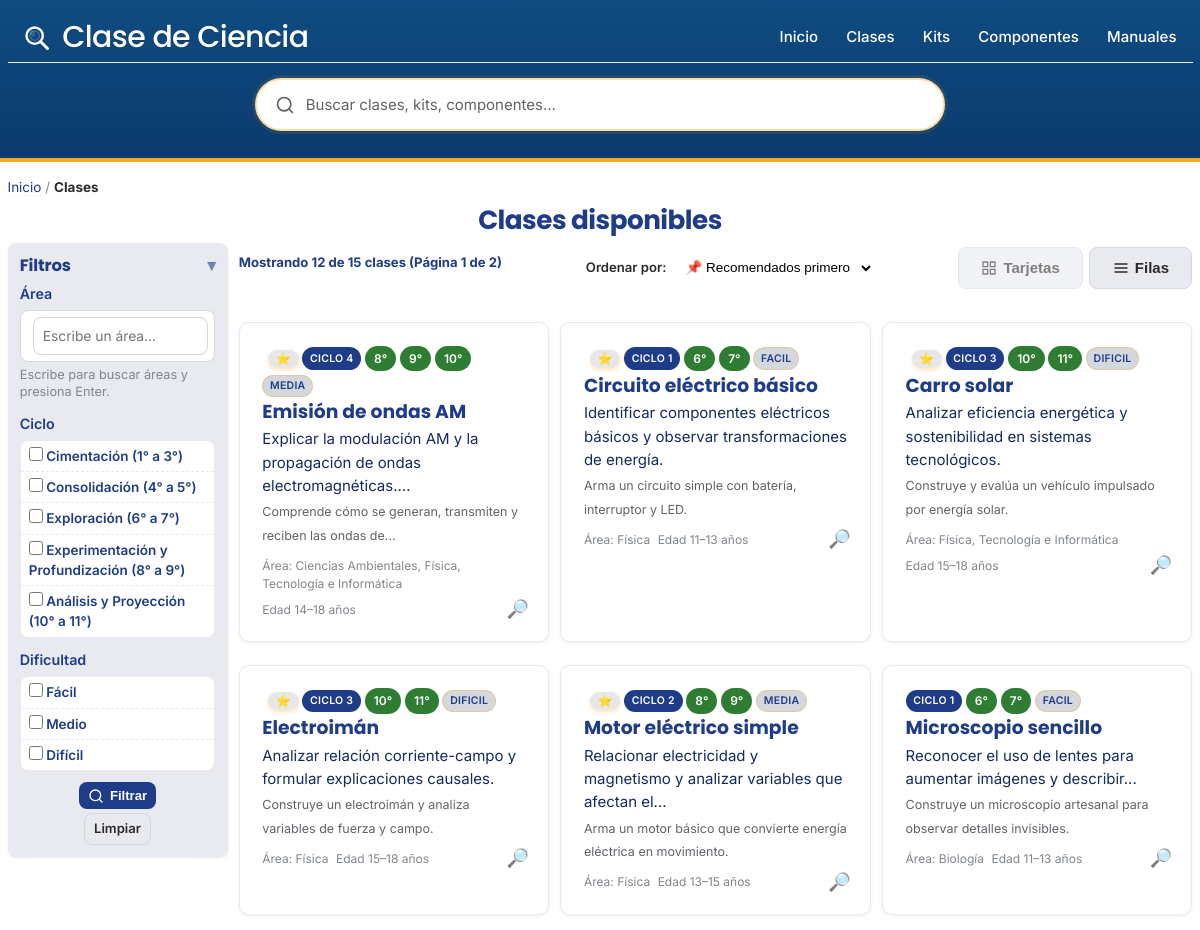
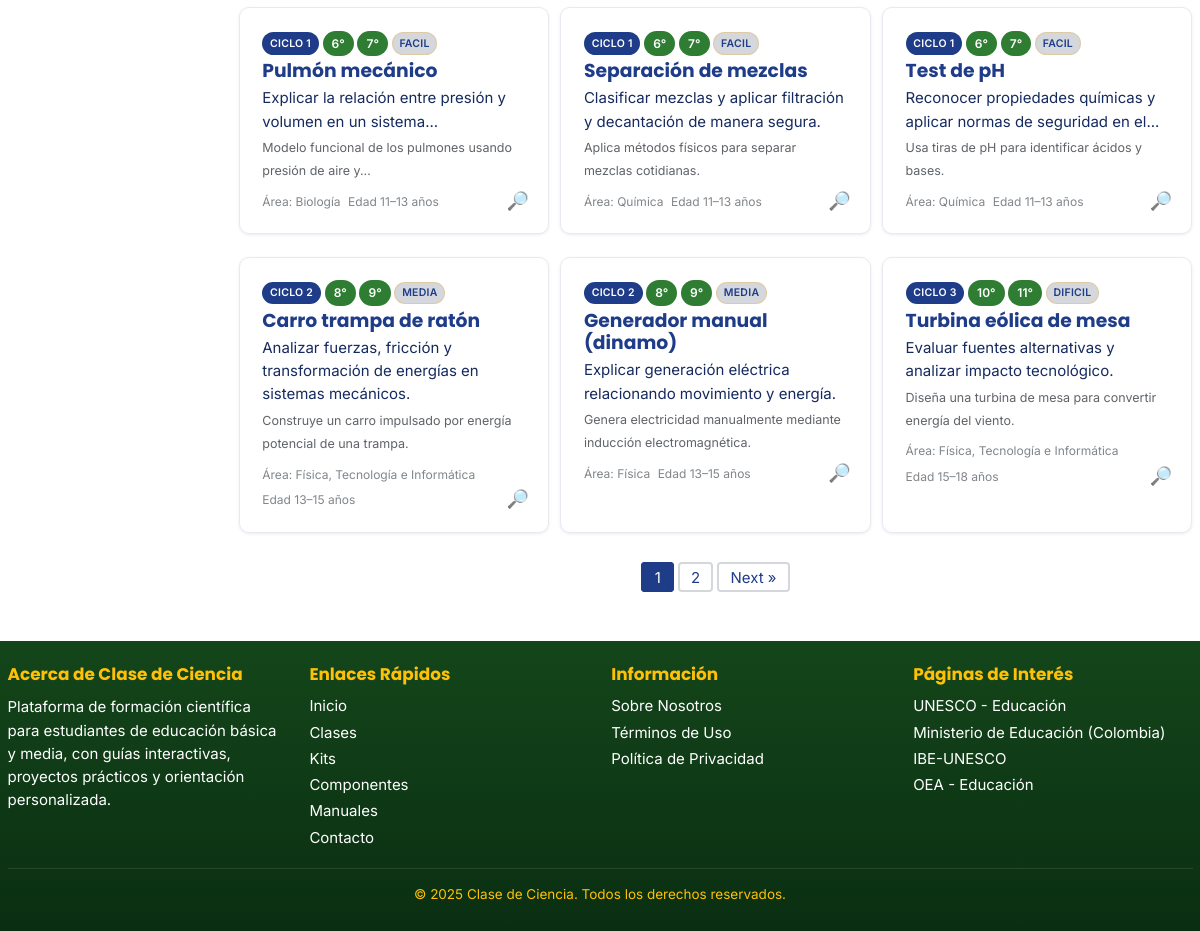
The app's page /clases with its own data (2 pictures, top to bottom).
### tables this page shows
CREATE TABLE `ciclos` (
  `id` int(11) NOT NULL,
  `numero` int(11) NOT NULL COMMENT 'Número de ciclo (0-5)',
  `nombre` varchar(100) NOT NULL COMMENT 'Nombre del ciclo (ej: Exploración)',
  `slug` varchar(100) NOT NULL COMMENT 'URL-friendly identifier',
  `edad_min` int(11) NOT NULL COMMENT 'Edad mínima en años',
  `edad_max` int(11) NOT NULL COMMENT 'Edad máxima en años',
  `grados` longtext NOT NULL COMMENT 'Array JSON de grados (ej: [6,7])',
  `grados_texto` varchar(100) DEFAULT NULL COMMENT 'Representación textual de grados (ej: 6° a 7°)',
  `proposito` text NOT NULL COMMENT 'Propósito educativo del ciclo',
  `explicacion` text DEFAULT NULL COMMENT 'Explicación detallada del ciclo',
  `nivel_educativo` varchar(100) DEFAULT NULL COMMENT 'Equivalencia en sistema colombiano',
  `isced_level` varchar(20) DEFAULT NULL COMMENT 'Código UNESCO ISCED',
  `activo` tinyint(1) NOT NULL DEFAULT 1 COMMENT 'Si el ciclo está activo para uso',
  `orden` int(11) NOT NULL DEFAULT 0 COMMENT 'Orden de visualización'
);

CREATE TABLE `clases` (
  `id` int(11) NOT NULL,
  `nombre` varchar(180) NOT NULL,
  `slug` varchar(180) NOT NULL,
  `ciclo` tinyint(1) NOT NULL,
  `grados` longtext DEFAULT NULL CHECK (json_valid(`grados`)),
  `dificultad` varchar(32) DEFAULT NULL,
  `duracion_minutos` int(11) DEFAULT NULL,
  `resumen` text DEFAULT NULL,
  `objetivo_aprendizaje` text DEFAULT NULL,
  `imagen_portada` varchar(255) DEFAULT NULL,
  `video_portada` varchar(255) DEFAULT NULL,
  `seguridad` longtext DEFAULT NULL CHECK (json_valid(`seguridad`)),
  `seo_title` varchar(160) DEFAULT NULL,
  `seo_description` varchar(255) DEFAULT NULL,
  `activo` tinyint(1) NOT NULL DEFAULT 1,
  `destacado` tinyint(1) NOT NULL DEFAULT 0,
  `orden_popularidad` int(11) NOT NULL DEFAULT 0,
  `status` enum('draft','published') NOT NULL DEFAULT 'draft',
  `published_at` datetime DEFAULT NULL,
  `autor` varchar(120) DEFAULT NULL,
  `contenido_html` mediumtext DEFAULT NULL,
  `created_at` datetime NOT NULL DEFAULT current_timestamp(),
  `updated_at` datetime NOT NULL DEFAULT current_timestamp() ON UPDATE current_timestamp()
);

### clases.php (the view, shortened to what the rows shown need)
<?php
require_once 'config.php';
require_once 'includes/functions.php';
function cdc_get_ciclos($pdo, $activo_only = true) {
    $sql = "SELECT numero, nombre, slug, grados_texto, edad_min, edad_max, activo, orden FROM ciclos ";
    if ($activo_only) $sql .= "WHERE activo = 1 ";
    $sql .= "ORDER BY orden ASC, numero ASC";
    $stmt = $pdo->query($sql);
    return $stmt->fetchAll();
}
function cdc_word_limit($text, $max_words = 10) {
    $t = trim(strip_tags((string)$text));
    $words = preg_split('/\s+/u', $t, -1, PREG_SPLIT_NO_EMPTY);
    if (!$words || count($words) <= (int)$max_words) return $t;
    $slice = array_slice($words, 0, (int)$max_words);
    return implode(' ', $slice) . '...';
}
function cdc_get_proyectos($pdo, $filters = [], $limit = 12, $offset = 0) {
    $params = [];
    $where = ["c.activo = 1"];
    $joins = [
        "LEFT JOIN clase_areas ca ON ca.clase_id = c.id",
        "LEFT JOIN areas a ON a.id = ca.area_id"
    ];
    $sort = $filters['sort'] ?? 'recomendados';
    if ($sort === 'recientes') { $order_by = "ORDER BY c.updated_at DESC, c.destacado DESC"; }
    elseif ($sort === 'grado') { $order_by = "ORDER BY JSON_EXTRACT(c.grados, '$[0]') ASC, c.destacado DESC"; }
    else { $order_by = "ORDER BY c.destacado DESC, c.orden_popularidad DESC, c.updated_at DESC"; }
    $sql = "SELECT c.*, GROUP_CONCAT(DISTINCT a.nombre SEPARATOR ', ') AS areas_nombres
            FROM clases c
            " . implode(' ', array_unique($joins)) . "
            WHERE " . implode(' AND ', $where) . "
            GROUP BY c.id
            " . $order_by . "
            LIMIT ? OFFSET ?";
    $params[] = (int)$limit; $params[] = (int)$offset;
    $stmt = $pdo->prepare($sql);
    $stmt->execute($params);
    return $stmt->fetchAll();
}
$filters = [];
$q = trim($_GET['q'] ?? '');
$ciclos_validos = array_column(cdc_get_ciclos($pdo, true), 'numero');
$view = isset($_GET['view']) && in_array($_GET['view'], ['cards','rows'], true) ? $_GET['view'] : 'cards';
$proyectos = [];
if ($q !== '' && empty($filters)) {
    try {
        $stmt = $pdo->query("SELECT c.*,
            GROUP_CONCAT(DISTINCT a.nombre ORDER BY a.nombre SEPARATOR ', ') AS areas,
            GROUP_CONCAT(DISTINCT comp.nombre ORDER BY comp.nombre SEPARATOR ' | ') AS competencias,
            GROUP_CONCAT(DISTINCT ct.tag ORDER BY ct.tag SEPARATOR ', ') AS tags
            FROM clases c
            LEFT JOIN clase_areas ca ON ca.clase_id = c.id
            LEFT JOIN areas a ON a.id = ca.area_id
            LEFT JOIN clase_competencias cc ON cc.clase_id = c.id
            LEFT JOIN competencias comp ON comp.id = cc.competencia_id
            LEFT JOIN clase_tags ct ON ct.clase_id = c.id
            WHERE c.activo = 1
            GROUP BY c.id
            ORDER BY c.destacado DESC, c.orden_popularidad DESC, c.updated_at DESC");
        $clases = $stmt->fetchAll(PDO::FETCH_ASSOC) ?: [];
        $normalize = function($text) {
            $text = strtolower((string)$text);
            $text = str_replace(['á','é','í','ó','ú','ñ','ü'], ['a','e','i','o','u','n','u'], $text);
            return $text;
        };
        $qn = $normalize($q);
        foreach ($clases as $clase) {
            $grados_array = json_decode($clase['grados'] ?? '[]', true) ?: [];
            $grados_texto = !empty($grados_array) ? implode('°, ', $grados_array) . '°' : '';
            $ciclos_nombres = [1 => 'Ciclo 1: Exploración', 2 => 'Ciclo 2: Experimentación', 3 => 'Ciclo 3: Análisis'];
            $ciclo_nombre = $ciclos_nombres[(int)$clase['ciclo']] ?? ('Ciclo ' . (int)$clase['ciclo']);
            $dmap = ['facil'=>'Fácil','media'=>'Media','dificil'=>'Difícil','medio'=>'Medio'];
            $dificultad_label = $dmap[$normalize($clase['dificultad'])] ?? ucfirst($clase['dificultad']);
            $keywords = [];
            foreach ($grados_array as $g) { $keywords[] = 'grado ' . $g; $keywords[] = $g . ' grado'; $keywords[] = 'grado' . $g; }
            $keywords[] = 'ciclo ' . $clase['ciclo']; $keywords[] = 'ciclo' . $clase['ciclo'];
            if (!empty($clase['competencias'])) {
                $comps = explode(' | ', $clase['competencias']);
                foreach ($comps as $comp) {
                    if (stripos($comp, 'indagación') !== false || stripos($comp, 'pregunta') !== false) { $keywords = array_merge($keywords, ['indagacion','preguntas','investigacion']); }
                    if (stripos($comp, 'explicación') !== false || stripos($comp, 'explico') !== false) { $keywords = array_merge($keywords, ['explicacion','explicar','razonamiento']); }
                    if (stripos($comp, 'uso') !== false || stripos($comp, 'aplico') !== false) { $keywords = array_merge($keywords, ['aplicacion','practica','cotidiano']); }
                    if (stripos($comp, 'observo') !== false || stripos($comp, 'registro') !== false) { $keywords = array_merge($keywords, ['observacion','datos','registro']); }
                    if (stripos($comp, 'modelo') !== false) { $keywords = array_merge($keywords, ['modelado','representacion']); }
                    if (stripos($comp, 'cálculo') !== false || stripos($comp, 'medición') !== false) { $keywords = array_merge($keywords, ['medicion','calculo','matematicas']); }
                }
            }
            $search_parts = [
                $clase['nombre'] ?? '',
                $clase['resumen'] ?? '',
                $clase['objetivo_aprendizaje'] ?? '',
                $clase['areas'] ?? '',
                $clase['tags'] ?? '',
                $ciclo_nombre,
                $grados_texto,
                $dificultad_label,
                implode(' ', array_unique($keywords))
            ];
            $search_text = $normalize(implode(' ', $search_parts));
            if ($qn === '' || strpos($search_text, $qn) !== false) {
                $proyectos[] = $clase;
            }
        }
        $total = count($proyectos);
    } catch (PDOException $e) {
        error_log('Error en búsqueda inteligente: ' . $e->getMessage());
        $proyectos = []; $total = 0;
    }
} else {
    $current_page = get_current_page();
    $offset = get_offset($current_page);
    $proyectos = cdc_get_proyectos($pdo, $filters, POSTS_PER_PAGE, $offset);
}
include 'includes/header.php';
?>
<div class="container library-page clases-page view-<?= h($view) ?>">
    <h1><?= $q !== '' && empty($filters) ? 'Resultados de búsqueda' : 'Clases disponibles' ?></h1>
    <div class="library-layout">
        <aside class="filters-sidebar">
            <h2 class="filters-title" aria-expanded="true"><span>Filtros</span><span class="chev" aria-hidden="true">▾</span></h2>
            <form method="get" action="/clases" class="filters-form">
                <div class="filter-group">
                    <div class="checkbox-list">
                        <?php $ciclos_filtro = cdc_get_ciclos($pdo, true); $selected_ciclos = $filters['ciclos'] ?? (isset($filters['ciclo'])?[(int)$filters['ciclo']]:[]); foreach ($ciclos_filtro as $cf): $checked = in_array((int)$cf['numero'], $selected_ciclos, true); ?>
                        <label>
                            <input type="checkbox" name="ciclo[]" value="<?= h($cf['numero']) ?>" <?= $checked?'checked':'' ?> />
                            <span><?= h($cf['nombre']) ?> (<?= h($cf['grados_texto']) ?>)</span>
                        </label>
                        <?php endforeach; ?>
                    </div>
                </div>
            </form>
        </aside>
        <div class="library-content">
            <?php if (empty($proyectos)): ?>
            <div class="no-results">
                <p>No hay clases con los criterios seleccionados.</p>
                <a href="/clases" class="btn btn-secondary">Ver todas</a>
            </div>
            <?php else: ?>
            <div class="articles-grid">
                <?php foreach ($proyectos as $p): ?>
                <article class="article-card" data-href="/<?= h($p['slug']) ?>">
                    <a class="card-link" href="/<?= h($p['slug']) ?>">
                        <div class="card-content">
                            <div class="card-meta">
                                <?php if (!empty($p['destacado'])): ?>
                                <span class="badge badge-destacado" title="Recomendado">⭐</span>
                                <?php endif; ?>
                                <span class="section-badge">Ciclo <?= h($p['ciclo']) ?></span>
                                <?php
                                if (!empty($p['grados'])) {
                                    $grados = json_decode($p['grados'], true);
                                    if (is_array($grados) && count($grados) > 0) {
                                        foreach ($grados as $grado) { echo '<span class="grade-badge">' . (int)$grado . '°</span>'; }
                                    }
                                }
                                ?>
                                <span class="difficulty-badge"><?= h(ucfirst(is_string($p['dificultad']) ? $p['dificultad'] : '')) ?></span>
                            </div>
                            <h3><?= h($p['nombre']) ?></h3>
                            <?php if (!empty($p['objetivo_aprendizaje'])): ?>
                            <p class="objective">
                                <span class="text-trunc"><?= h(cdc_word_limit($p['objetivo_aprendizaje'], 10)) ?></span>
                            </p>
                            <?php endif; ?>
                            <?php if (!empty($p['resumen'])): ?>
                            <p class="excerpt"><small>
                                <span class="text-trunc"><?= h(cdc_word_limit($p['resumen'], 10)) ?></span>
                            </small></p>
                            <?php endif; ?>
                            <div class="card-footer">
                                <?php
                                $area_label = !empty($p['areas_nombres']) ? $p['areas_nombres'] : ($p['areas'] ?? '');
                                $edad_label = '';
                                $emin = null; $emax = null;
                                if (!empty($p['seguridad'])) {
                                    $seg = json_decode($p['seguridad'], true);
                                    if (is_array($seg)) {
                                        if (isset($seg['edad_min']) && is_numeric($seg['edad_min'])) { $emin = (int)$seg['edad_min']; }
                                        if (isset($seg['edad_max']) && is_numeric($seg['edad_max'])) { $emax = (int)$seg['edad_max']; }
                                    }
                                }
                                if ($emin !== null && $emax !== null && $emin > 0 && $emax > 0) {
                                    $edad_label = 'Edad ' . $emin . '–' . $emax . ' años';
                                }
                                ?>
                                <?php if ($area_label): ?><span class="area">Área: <?= h($area_label) ?></span><?php endif; ?>
                                <?php if ($edad_label): ?><span class="age"><?= h($edad_label) ?></span><?php endif; ?>
                            </div>
                        </div>
                        <span class="card-magnify" aria-hidden="true">🔎</span>
                    </a>
                </article>
                <?php endforeach; ?>
            </div>
            <?php endif; ?>
        </div>
    </div>
</div>
<?php include 'includes/footer.php'; ?>

### records on screen
ciclos: nombre "Cimentación", grados_texto "1° a 3°"
ciclos: nombre "Consolidación", grados_texto "4° a 5°"
ciclos: nombre "Exploración", grados_texto "6° a 7°"
ciclos: nombre "Experimentación y Profundización", grados_texto "8° a 9°"
ciclos: nombre "Análisis y Proyección", grados_texto "10° a 11°"
clases: ciclo "4", grados "8", grados "9", grados "10", dificultad "MEDIA", nombre "Emisión de ondas AM", objetivo_aprendizaje "Explicar la modulación AM y la propagación de ondas electromagnéticas....", resumen "Comprende cómo se generan, transmiten y reciben las ondas de...", area_label "Ciencias Ambientales, Física, Tecnología e Informática", seguridad "Edad 14–18 años"
clases: ciclo "1", grados "6", grados "7", dificultad "FACIL", nombre "Circuito eléctrico básico", objetivo_aprendizaje "Identificar componentes eléctricos básicos y observar transformaciones de energía.", resumen "Arma un circuito simple con batería, interruptor y LED.", area_label "Física", seguridad "Edad 11–13 años"
clases: ciclo "3", grados "10", grados "11", dificultad "DIFICIL", nombre "Carro solar", objetivo_aprendizaje "Analizar eficiencia energética y sostenibilidad en sistemas tecnológicos.", resumen "Construye y evalúa un vehículo impulsado por energía solar.", area_label "Física, Tecnología e Informática", seguridad "Edad 15–18 años"
clases: ciclo "3", grados "10", grados "11", dificultad "DIFICIL", nombre "Electroimán", objetivo_aprendizaje "Analizar relación corriente-campo y formular explicaciones causales.", resumen "Construye un electroimán y analiza variables de fuerza y campo.", area_label "Física", seguridad "Edad 15–18 años"
clases: ciclo "2", grados "8", grados "9", dificultad "MEDIA", nombre "Motor eléctrico simple", objetivo_aprendizaje "Relacionar electricidad y magnetismo y analizar variables que afectan el...", resumen "Arma un motor básico que convierte energía eléctrica en movimiento.", area_label "Física", seguridad "Edad 13–15 años"
clases: ciclo "1", grados "6", grados "7", dificultad "FACIL", nombre "Microscopio sencillo", objetivo_aprendizaje "Reconocer el uso de lentes para aumentar imágenes y describir...", resumen "Construye un microscopio artesanal para observar detalles invisibles.", area_label "Biología", seguridad "Edad 11–13 años"
clases: ciclo "1", grados "6", grados "7", dificultad "FACIL", nombre "Pulmón mecánico", objetivo_aprendizaje "Explicar la relación entre presión y volumen en un sistema...", resumen "Modelo funcional de los pulmones usando presión de aire y...", area_label "Biología", seguridad "Edad 11–13 años"
clases: ciclo "1", grados "6", grados "7", dificultad "FACIL", nombre "Separación de mezclas", objetivo_aprendizaje "Clasificar mezclas y aplicar filtración y decantación de manera segura.", resumen "Aplica métodos físicos para separar mezclas cotidianas.", area_label "Química", seguridad "Edad 11–13 años"
clases: ciclo "1", grados "6", grados "7", dificultad "FACIL", nombre "Test de pH", objetivo_aprendizaje "Reconocer propiedades químicas y aplicar normas de seguridad en el...", resumen "Usa tiras de pH para identificar ácidos y bases.", area_label "Química", seguridad "Edad 11–13 años"
clases: ciclo "2", grados "8", grados "9", dificultad "MEDIA", nombre "Carro trampa de ratón", objetivo_aprendizaje "Analizar fuerzas, fricción y transformación de energías en sistemas mecánicos.", resumen "Construye un carro impulsado por energía potencial de una trampa.", area_label "Física, Tecnología e Informática", seguridad "Edad 13–15 años"
clases: ciclo "2", grados "8", grados "9", dificultad "MEDIA", nombre "Generador manual (dinamo)", objetivo_aprendizaje "Explicar generación eléctrica relacionando movimiento y energía.", resumen "Genera electricidad manualmente mediante inducción electromagnética.", area_label "Física", seguridad "Edad 13–15 años"
clases: ciclo "3", grados "10", grados "11", dificultad "DIFICIL", nombre "Turbina eólica de mesa", objetivo_aprendizaje "Evaluar fuentes alternativas y analizar impacto tecnológico.", resumen "Diseña una turbina de mesa para convertir energía del viento.", area_label "Física, Tecnología e Informática", seguridad "Edad 15–18 años"

### other values on screen
SITE_NAME "Clase de Ciencia"
count($proyectos) "12"
$total "15"
get_current_page() "1"
ceil($total / POSTS_PER_PAGE) "2"
